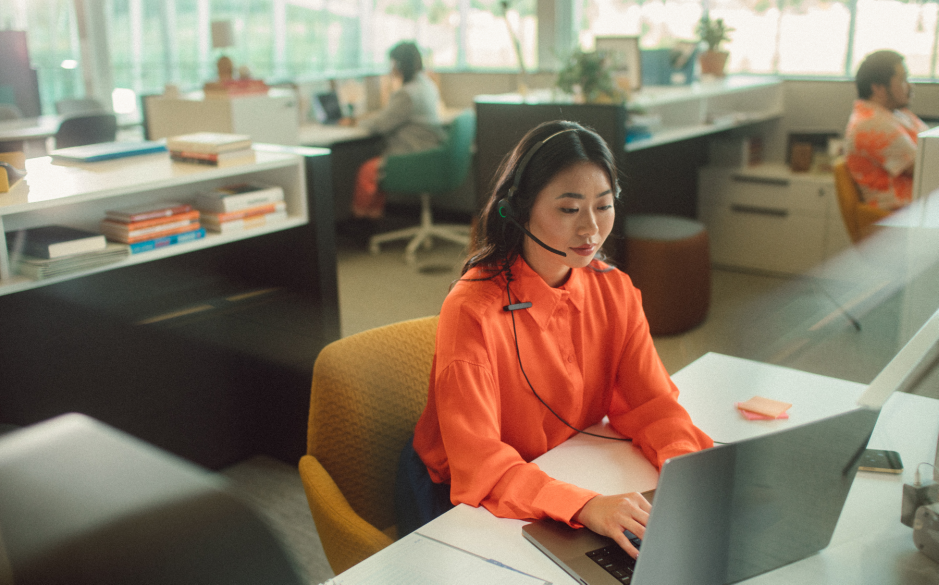
#> input picture img/test2.png, 1877 x 1169 px (shown at 1/2 size)
$ python cv9_litwin_homework_02.py
#> lines starting #> are read from the running program, lines starting #| are printed output that depends on the picture
import numpy as np
import cv2
from matplotlib import pyplot as plt


###### WHITE PATCH

img_bgr = cv2.imread("img/test2.png")
#> img_bgr is the input picture: shape (1169, 1877, 3); mean B, G, R 103.7, 122, 136.7
img = cv2.cvtColor(img_bgr, cv2.COLOR_BGR2RGB).astype(np.float32)

row, col = 350, 400
half = 5  #  11x11
patch = img[max(0,row-half):row+half+1, max(0,col-half):col+half+1, :]

mask = np.all(patch < 250, axis=2)
patch_valid = patch[mask]
#> patch_valid = 121 rows, first 8: [214, 206, 178], [214, 207, 179], [212, 205, 178], [215, 208, 181], [215, 208, 182], [216, 209, 184], [215, 208, 183], [215, 209, 184]
if patch_valid.size == 0:
    patch_valid = patch.reshape(-1,3)

white = patch_valid.reshape(-1,3).mean(axis=0)
#> white = [210.8, 211, 190.2]

eps = 1e-6
coeffs = 255.0 / np.maximum(white, eps)
#> coeffs = [1.21, 1.21, 1.34]

balanced = img.copy()
for c in range(3):
    balanced[..., c] *= coeffs[c]
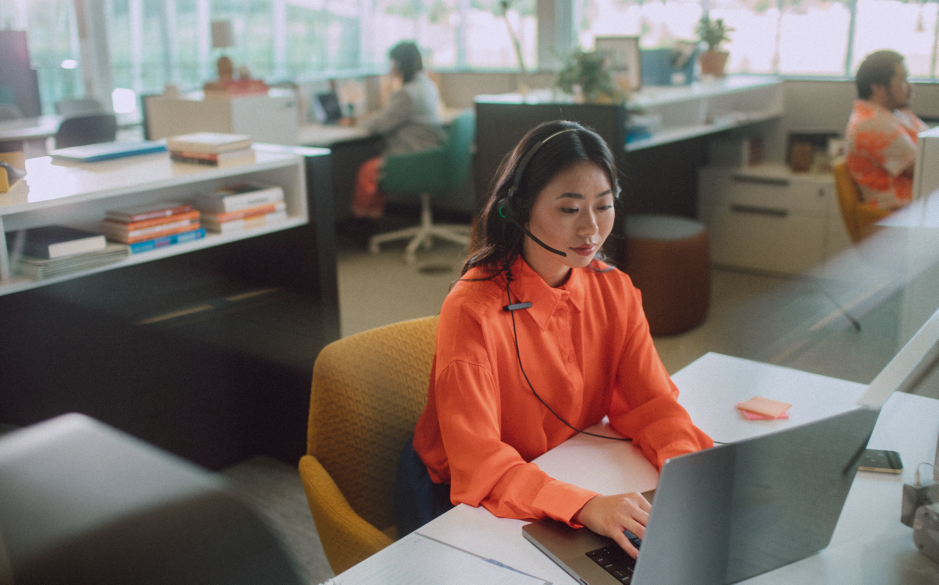
#> balanced: shape (1169, 1877, 3) float32 (shown at 1/2 size); mean R, G, B 165.4, 147.4, 139.2; drawn with min black and max white

balanced = np.clip(balanced, 0, 255).astype(np.uint8)
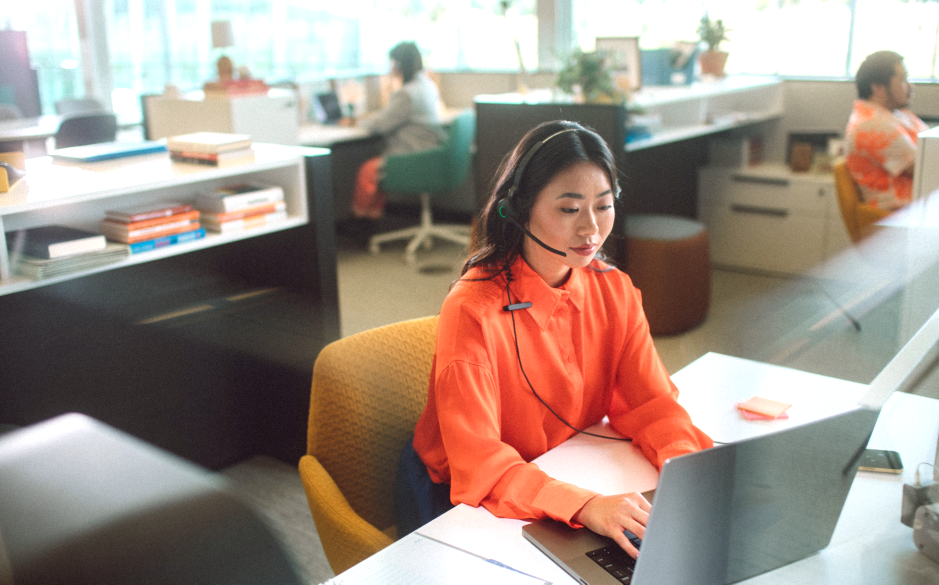
#> balanced: shape (1169, 1877, 3) (shown at 1/2 size); mean R, G, B 160.8, 144, 133.8

plt.figure(figsize=(12,5))
plt.subplot(1,2,1); plt.imshow(img.astype(np.uint8)); plt.title("Original"); plt.axis("off")
plt.subplot(1,2,2); plt.imshow(balanced); plt.title("White patch"); plt.axis("off")
plt.show()
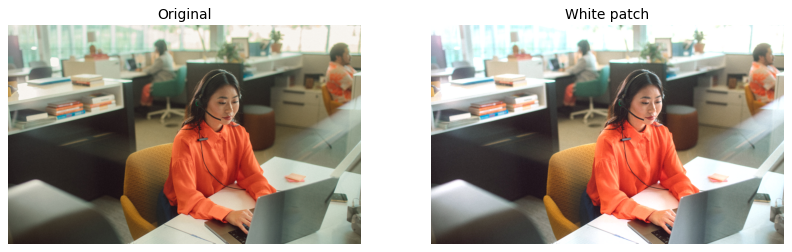
#> figure drawn by matplotlib, 2 panels

###### GRAY WORLD

# Load your image
img = cv2.imread('img/test2.png')
img = cv2.cvtColor(img, cv2.COLOR_BGR2RGB)

# Compute the mean values for all three colour channels (red, green, blue)
mean_r = np.mean(img[..., 0])
#> mean_r = 136.7
mean_g = np.mean(img[..., 1])
#> mean_g = 122
mean_b = np.mean(img[..., 2])
#> mean_b = 103.7

# Compute the coefficients kr, kg, kb
# Note: there are 3 coefficients to compute but we only have 2 equations.
# Therefore, you have to make an assumption, fix the value of one of the
# coefficients and compute the remining two
# Hint: You can fix the coefficient of the brightest colour channel to 1.

means = np.array([mean_r, mean_g, mean_b])
#> means = [136.7, 122, 103.7]
max_idx = np.argmax(means)
#> max_idx = 0
coeffs = np.ones(3)
for i in range(3):
    if i != max_idx:
        coeffs[i] = means[max_idx] / means[i]
#> after the loop, coeffs = [1, 1.12, 1.32]

kr, kg, kb = coeffs
#> kr = 1; kg = 1.12; kb = 1.32

# Apply color balancing and generate the balanced image
balanced = img*coeffs
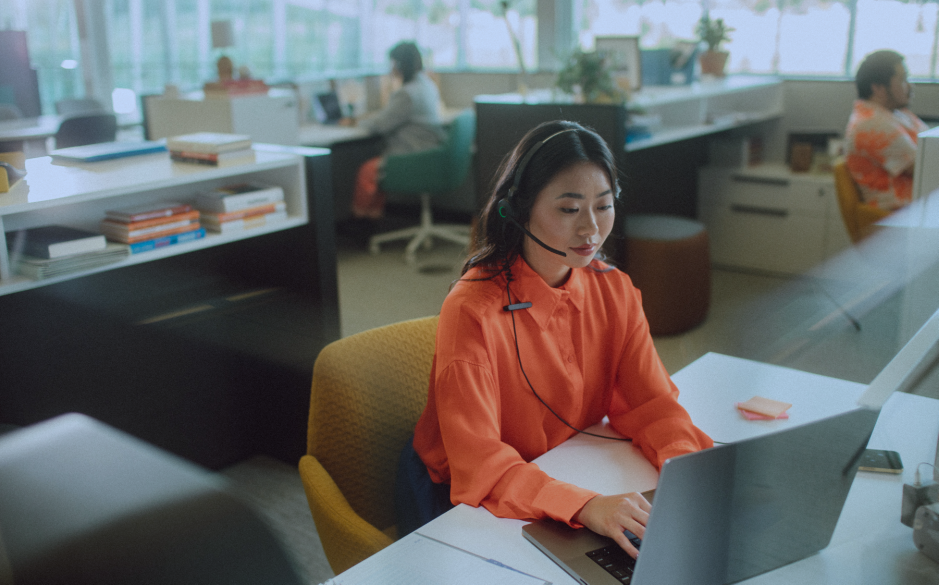
#> balanced: shape (1169, 1877, 3) float64 (shown at 1/2 size); mean R, G, B 136.7, 136.7, 136.7; drawn with min black and max white
balanced = np.clip(balanced, 0, 255).astype(np.uint8)
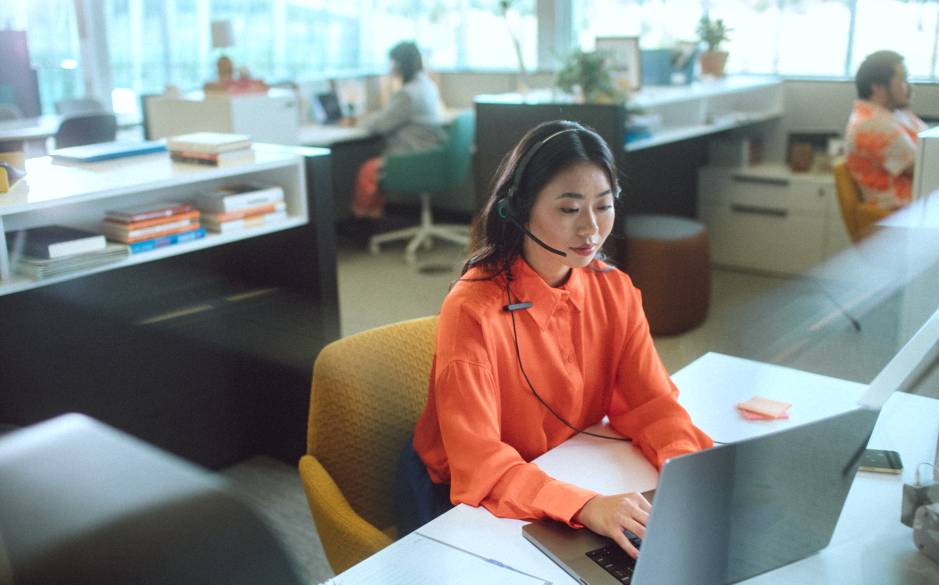
#> balanced: shape (1169, 1877, 3) (shown at 1/2 size); mean R, G, B 136.7, 135.5, 132.2
# Show the original and the balanced image side by side
plt.figure(figsize=(12,5))
plt.subplot(1,2,1); plt.imshow(img.astype(np.uint8)); plt.title("Original"); plt.axis("off")
plt.subplot(1,2,2); plt.imshow(balanced); plt.title("Grayworld"); plt.axis("off")
plt.show()

###### SCALE BY MAX

# Load your image
img = cv2.imread('img/test2.png')
img = cv2.cvtColor(img, cv2.COLOR_BGR2RGB)

# Compute the maximum values for all three colour channels (red, green, blue)
max_vals = img.reshape(-1,3).max(axis=0)
#> max_vals = [255, 253, 252]
coeffs = 255.0 / max_vals
#> coeffs = [1, 1.01, 1.01]


# Apply scale-by-max balancing and generate the balanced image
balanced = img * coeffs
balanced = np.clip(balanced, 0, 255).astype(np.uint8)

plt.figure(figsize=(12,5))
plt.subplot(1,2,1); plt.imshow(img.astype(np.uint8)); plt.title("Original"); plt.axis("off")
plt.subplot(1,2,2); plt.imshow(balanced); plt.title("Scale By Max"); plt.axis("off")
plt.show()
